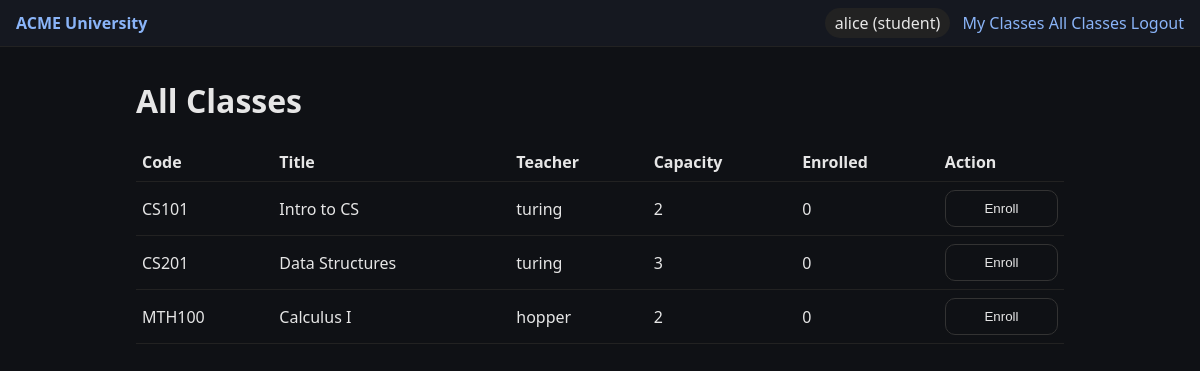
Page /student/all-classes (signed in) on the committed database.
### models.py (models this page shows, shortened)
class User(UserMixin, db.Model):
    id = db.Column(db.Integer, primary_key=True)
    username = db.Column(db.String(80), unique=True, nullable=False)
    password_hash = db.Column(db.String(128), nullable=False)
    role = db.Column(db.String(20), nullable=False)  # "student", "teacher", "admin"

class Course(db.Model):
    id = db.Column(db.Integer, primary_key=True)
    code = db.Column(db.String(20), unique=True, nullable=False)
    title = db.Column(db.String(120), nullable=False)
    capacity = db.Column(db.Integer, nullable=False, default=30)
    teacher_id = db.Column(db.Integer, db.ForeignKey("user.id"), nullable=False)
    teacher = db.relationship("User", foreign_keys=[teacher_id])

### student_routes.py (the view)
@student_bp.route("/all-classes")
@login_required
@roles_required("student")
def all_classes():
    courses = Course.query.order_by(Course.code).all()
    counts = dict(
        db.session.query(Enrollment.course_id, func.count(Enrollment.id))
        .group_by(Enrollment.course_id)
        .all()
    )
    return render_template("student_all_classes.html", courses=courses, counts=counts)

### app.py (called while the page is built)
@login_manager.user_loader
def load_user(user_id):
    return User.query.get(int(user_id))

### templates/student_all_classes.html
{% extends "base.html" %}
{% block content %}
  <h1>All Classes</h1>
  <table>
    <thead>
      <tr>
        <th>Code</th>
        <th>Title</th>
        <th>Teacher</th>
        <th>Capacity</th>
        <th>Enrolled</th>
        <th>Action</th>
      </tr>
    </thead>
    <tbody>
    {% for c in courses %}
      {% set cnt = counts.get(c.id, 0) %}
      <tr>
        <td>{{ c.code }}</td>
        <td>{{ c.title }}</td>
        <td>{{ c.teacher.username }}</td>
        <td>{{ c.capacity }}</td>
        <td>{{ cnt }}</td>
        <td>
          <form method="post" action="{{ url_for('student.enroll', course_id=c.id) }}">
            <button type="submit" {% if cnt >= c.capacity %}disabled{% endif %}>
              {% if cnt >= c.capacity %}Full{% else %}Enroll{% endif %}
            </button>
          </form>
        </td>
      </tr>
    {% endfor %}
    </tbody>
  </table>
{% endblock %}

### templates/base.html (shortened to what this page needs)
<!doctype html>
<html lang="en">
<head>
  <link rel="stylesheet" href="{{ url_for('static', filename='styles.css') }}">
</head>
<body>
<header class="nav">
  <div class="brand"><a href="{{ url_for('home') }}">ACME University</a></div>
  <nav>
    {% if current_user.is_authenticated %}
      <span class="pill">{{ current_user.username }} ({{ current_user.role }})</span>
      {% if current_user.role == "student" %}
        <a href="{{ url_for('student.my_classes') }}">My Classes</a>
        <a href="{{ url_for('student.all_classes') }}">All Classes</a>
      {% elif current_user.role == "teacher" or current_user.role == "admin" %}
        <a href="{{ url_for('teacher.dashboard') }}">Teacher</a>
      {% endif %}
      <a href="{{ url_for('auth.logout') }}">Logout</a>
    {% else %}
      <a href="{{ url_for('auth.login') }}">Login</a>
    {% endif %}
  </nav>
</header>
<main class="container">
  {% block content %}{% endblock %}
</main>
</body>
</html>

### static/styles.css (style rules this page uses)
* { box-sizing: border-box; }
body { margin: 0; background: #0f1115; color: #e6e6e6; font-family: system-ui, -apple-system, BlinkMacSystemFont, "Segoe UI", sans-serif; }
a { color: #8ab4f8; text-decoration: none; }
.nav { display: flex; justify-content: space-between; align-items: center; padding: 12px 16px; background: #151820; border-bottom: 1px solid #222; }
.brand a { font-weight: 600; }
.pill { background: #222; padding: 4px 10px; border-radius: 999px; margin-right: 8px; }
.container { max-width: 960px; margin: 32px auto; padding: 0 16px; }
input, button { width: 100%; padding: 10px; border-radius: 10px; border: 1px solid #333; background: #0f1115; color: #e6e6e6; }
button { cursor: pointer; }
table { width: 100%; border-collapse: collapse; margin-top: 16px; }
th, td { padding: 8px 6px; border-bottom: 1px solid #222; text-align: left; }

### rows in the picture
User: username "alice", role "student"
Course: code "CS101", title "Intro to CS", teacher.username "turing", capacity "2", cnt "0", shows "Enroll"
Course: code "CS201", title "Data Structures", teacher.username "turing", capacity "3", cnt "0", shows "Enroll"
Course: code "MTH100", title "Calculus I", teacher.username "hopper", capacity "2", cnt "0", shows "Enroll"
